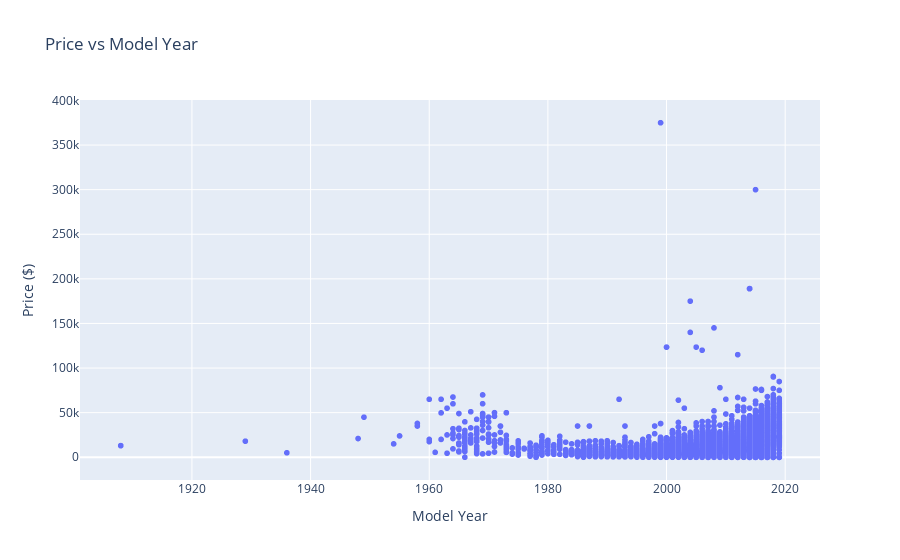

Notebook code cell kept with this figure:
### Code cell
px.scatter(df, x='model_year', y='price',
           title='Price vs Model Year',
           labels={'model_year': 'Model Year', 'price': 'Price ($)'})

### Figure 1 — Plotly figure (JSON) as saved in the notebook; plotly's stock layout.template omitted (floating-point values rounded to 4 significant figures; data arrays with more than 128 entries replaced by an {"elided": "..."} marker saying what was removed)
{"data": [{"hovertemplate": "Model Year=%{x}<br>Price ($)=%{y}<extra></extra>", "legendgroup": "", "marker": {"color": "#636efa", "symbol": "circle"}, "mode": "markers", "name": "", "showlegend": false, "type": "scattergl", "x": {"elided": "51525 float values"}, "xaxis": "x", "y": {"elided": "51525 int values"}, "yaxis": "y"}], "layout": {"legend": {"tracegroupgap": 0}, "title": {"text": "Price vs Model Year"}, "xaxis": {"anchor": "y", "domain": [0, 1], "title": {"text": "Model Year"}}, "yaxis": {"anchor": "x", "domain": [0, 1], "title": {"text": "Price ($)"}}}}
